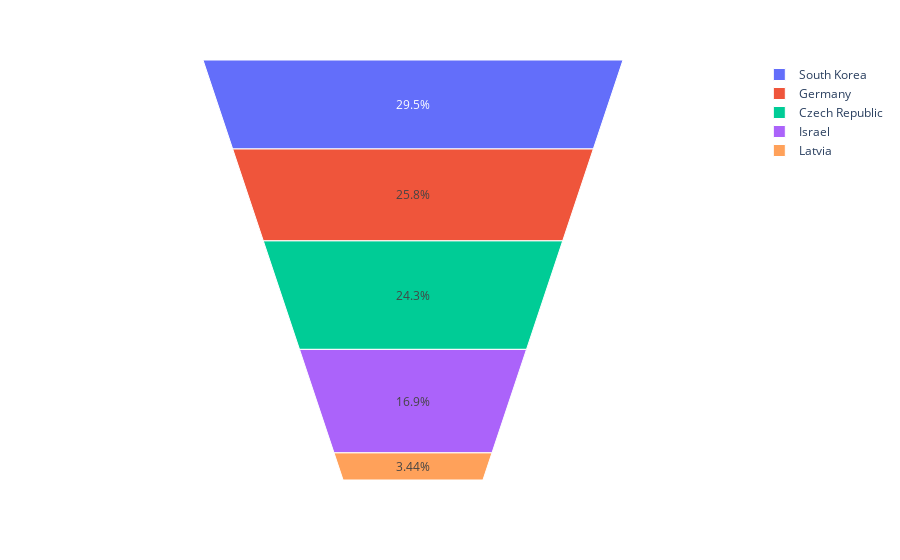

Notebook cell for this chart:
### Code cell
import plotly.express as px
data_sorted= data.sort_values(by=['annual_percapita_kg1'],ascending=False)
fig = px.funnel_area(names=["South Korea","Germany", "Czech Republic", "Israel", "Latvia"],
                    values=[100, 87.32, 82.22, 57.35, 11.63])
fig.show()

### Figure 1 — Plotly figure (JSON) as saved in the notebook; plotly's stock layout.template omitted (floating-point values rounded to 4 significant figures)
{"data": [{"domain": {"x": [0, 1], "y": [0, 1]}, "hovertemplate": "label=%{label}<br>value=%{value}<extra></extra>", "labels": ["South Korea", "Germany", "Czech Republic", "Israel", "Latvia"], "legendgroup": "", "name": "", "showlegend": true, "type": "funnelarea", "values": [100, 87.32, 82.22, 57.35, 11.63]}], "layout": {"legend": {"tracegroupgap": 0}, "margin": {"t": 60}}}
